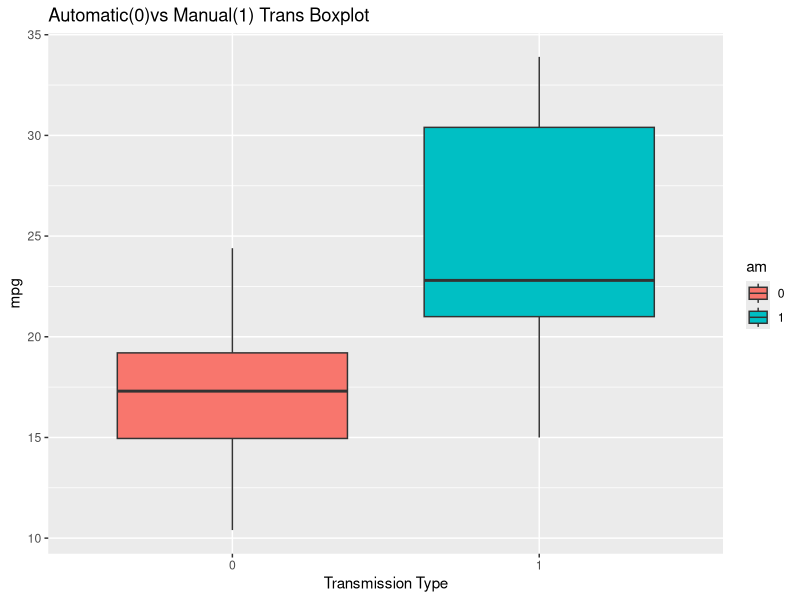
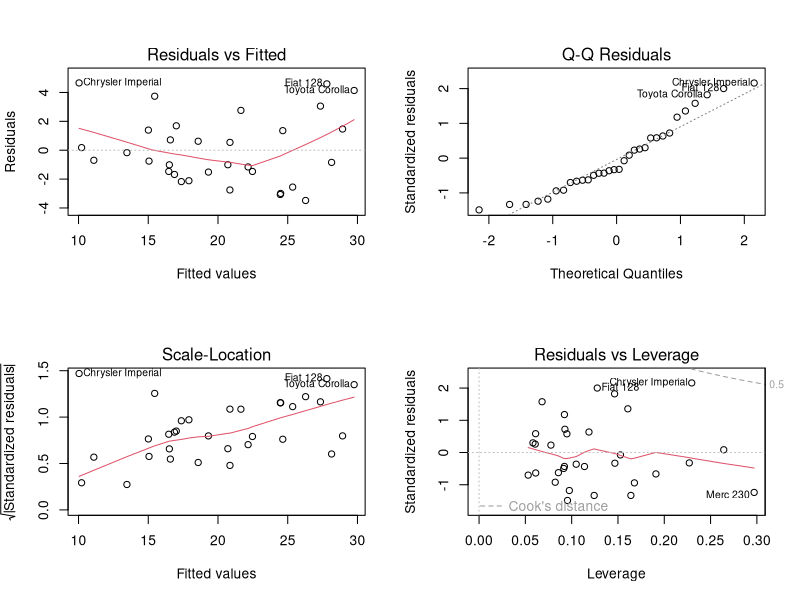

Reproduce these figures in R, in order.
## ---- chunk 1
knitr::opts_chunk$set(cache=TRUE)
## ---- chunk 2
library(ggplot2)
data(mtcars)
summary(mtcars$mpg[mtcars$am==0])
str(mtcars)
## ---- chunk 3
mtcars$am <- as.factor(mtcars$am)
## ---- chunk 4
sapply((split(mtcars$mpg, mtcars$am)), mean)
## ---- chunk 5

t.test(mtcars[mtcars$am == "0",]$mpg, mtcars[mtcars$am == "1",]$mpg)
## ---- chunk 6
lrModel <- lm(mpg ~ am, data = mtcars)
summary(lrModel)
## ---- chunk 7
initial <- lm(mpg ~ ., data = mtcars)
best <- step(initial, direction = "both")
summary(best)
## ---- chunk 8
summary(best)
## ---- chunk 9
#Visualization ~ Automatic vs Manual Transmission:
library(ggplot2)

g <- ggplot(aes(x=am, y=mpg), data=mtcars) + geom_boxplot(aes(fill=am))
g <- g + labs(title = "Automatic(0)vs Manual(1) Trans Boxplot")
g <- g + xlab("Transmission Type")
g
## ---- chunk 10
par(mfrow=c(2,2))
plot(best)
